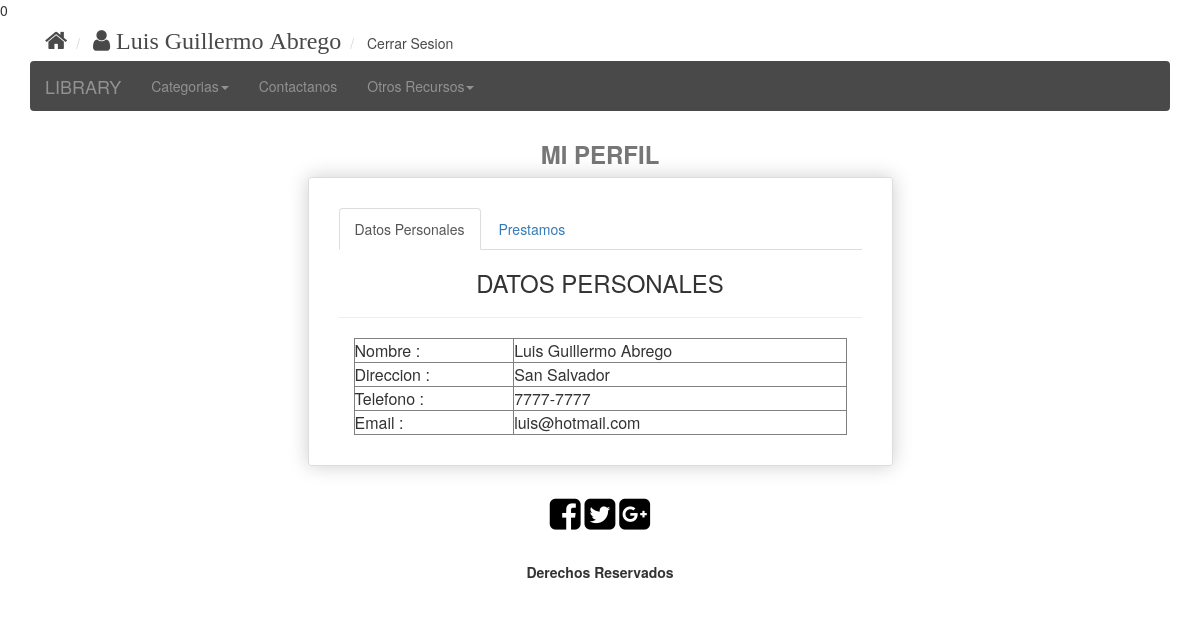
The app's page /formularios/perfil.php?&btnAgregar=agregar&idLibro=1 (signed in) with its own data.
### tables this page shows
CREATE TABLE `tblusuario` (
  `idUsuario` int(11) NOT NULL,
  `idTipoUsuario` int(11) NOT NULL,
  `idPersona` int(11) NOT NULL,
  `contrasena` varchar(30) NOT NULL,
  `email` varchar(50) NOT NULL
);

CREATE TABLE `tblpersona` (
  `idPersona` int(11) NOT NULL,
  `nombre` varchar(50) NOT NULL,
  `telefono` varchar(30) NOT NULL,
  `direccion` varchar(100) NOT NULL
);

### clases/conexion.php (called while the page is built, shortened)
<?php
class Conexion
{
    protected $conexion;
	public function __construct()
    {
		$this->conexion = mysqli_connect(HOST, USER, PASS,DBNAME);
		        return true;
	}
    public function ejecutarSql($sql)
    {
		$rs = mysqli_query($this->conexion,$sql);
		$sql	= "SELECT last_insert_id();";
		$rsId	= mysqli_query($this->conexion,$sql);
		$id		= mysqli_fetch_row($rsId);
		return $rs;
    }
}
?>

### procesos/perfilUsuario.php (the view, shortened to what this page needs)
<?php
include('../clases/conexion.php');
function mostrarDatos($bdConexion,$idusuario)
{
	$sqlMostrar = "SELECT
	p.idPersona,
	p.nombre,
	p.telefono,
	p.direccion,
	u.idPersona,
	u.email
	FROM tblpersona p
	INNER JOIN tblusuario u
	ON p.idPersona = u.idPersona AND u.idPersona = $idusuario";
	$rsMostrar = $bdConexion->ejecutarSql($sqlMostrar);
	while($fila = mysqli_fetch_array($rsMostrar))
	{
		print "<tr>
					<td>Nombre : </td>
					<td>".$fila['nombre']."</	td>
				</tr>
				<tr>
					<td>Direccion : </td>
					<td>".$fila['direccion']."</	td>
				</tr>
				<tr>
					<td>Telefono : </td>
					<td>".$fila['telefono']."</	td>
				</tr>
				<tr>
					<td>Email : </td>
					<td>".$fila['email']."</	td>
				</tr> ";
	}
}
?>

### css/style.css (style rules this page uses)
html,body { margin: 0px; padding: 0px; }

### records on screen
tblusuario: idPersona.nombre "Luis Guillermo Abrego", idPersona.direccion "San Salvador", idPersona.telefono "7777-7777", email "luis@hotmail.com"

### other values on screen
$this->usuario "Luis Guillermo Abrego"
